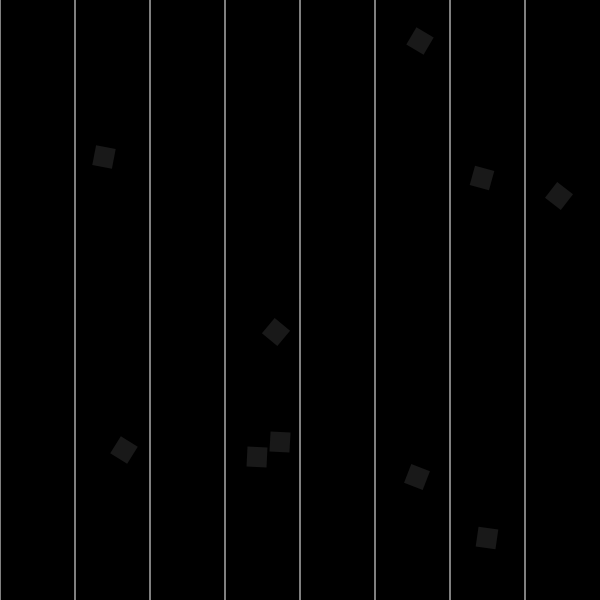
Frame 1 (no input)
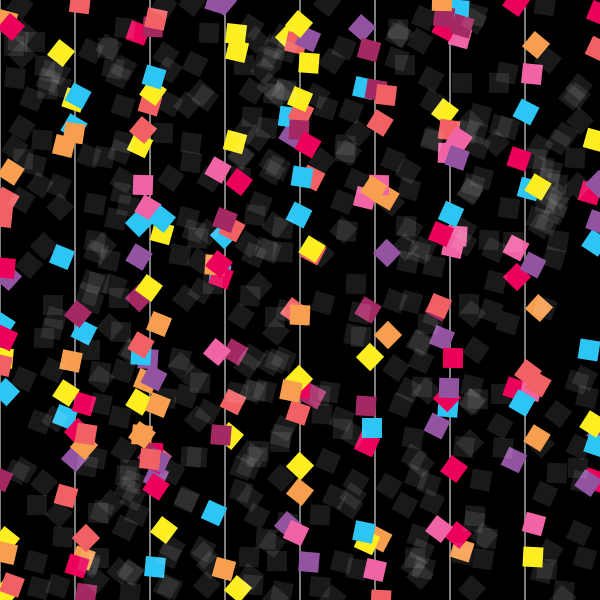
Frame 60 (no input)
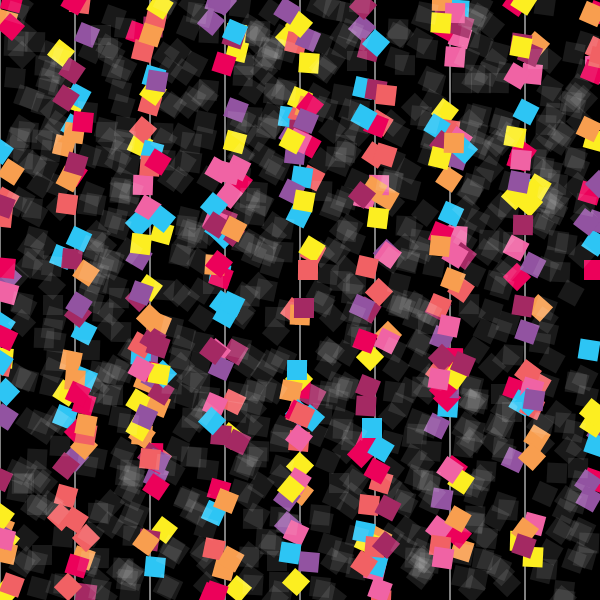
Frame 120 (the mouse pressed at the canvas centre since frame 60)

The p5.js sketch that drew these frames (run headless with seeded random() and noise() and a simulated clock; from frame 60 on, the mouse is pressed at the canvas centre):

// p5.js sketch
// ── sketch.js
let t = 75; // 50
let len = 20;
let intersects = false;
let intersecting = 0;
let total = 0;
let colorsCT = [ '#2DC5F4', '#9253A1', '#A42963',
  '#EC015A', '#F063A4', '#F16164', '#F89E4F', '#FCEE21'
]

function setup() {
    createCanvas(600, 600);
    background(0);
    rectMode(CENTER);
    angleMode(DEGREES);

    for (let col = 0; col < width; col += t) {
        stroke(255);
        strokeWeight(1);
        line(col, 0, col, height);
    }
    pieDiv = createDiv("0.0");
    pieDiv.style("font-size", "64pt");
    pieDiv.style("font-family", "courier");
}

function draw() {
    for (let i = 0; i < 10; i++) {
        let angle = random(0, 45);
        let x = round(random(width));
        let y = round(random(height));

        // Calculate the coordinates of the four corners of the rotated square
        let topLeft = rotatePoint(-len / 2, -len / 2, x, y, abs(angle));
        let topRight = rotatePoint(len / 2, -len / 2, x, y, abs(angle));
        let bottomRight = rotatePoint(len / 2, len / 2, x, y, abs(angle));
        let bottomLeft = rotatePoint(-len / 2, len / 2, x, x, abs(angle));

        // console.log(topLeft, topRight, bottomRight, bottomLeft)

        // Check for intersection with the closest vertical line
        let closest = round(x / t);
        let c = closest * t;
        if (((topLeft.x < c) && (topRight.x > c)) ||
            ((bottomLeft.x < c) && (bottomRight.x > c)) ||
            (abs(x - c) < 0.5)
        ) {
            intersects = true;
        }

        // Check if the square intersects the vertical line
        if (intersects) {
            // The square intersects the vertical line
            let col = random(colorsCT);
            fill(col);
            strokeWeight(2);
            intersecting++;
            console.log(intersecting);
        } else {
            // The square does not intersect the vertical line
            fill(255, 25);
        }
        total++;
        console.log(total);
        // reset intersects
        intersects = false;

        noStroke();
        // Draw the rotated square
        push();
        translate(x, y);
        rotate(angle);
        rect(0, 0, len, len);
        pop();
    }
    let prob = intersecting / total;
    let pie = (4 * len) / (prob * t);

    pieDiv.html(nf(pie, 1, 5));
}

function rotatePoint(x, y, p, q, angle) {
    push();
    translate(p, q);
    let cosAngle = cos(angle);
    let sinAngle = sin(angle);
    let newX = x * cosAngle - y * sinAngle + p;
    let newY = x * sinAngle + y * cosAngle + q;
    pop();
    return createVector(newX, newY);
}
// ── style.css
html, body {
    margin: 0;
    padding: 0;
    background-color: #595959;
  }
  canvas {
    display: block;
  }
  
